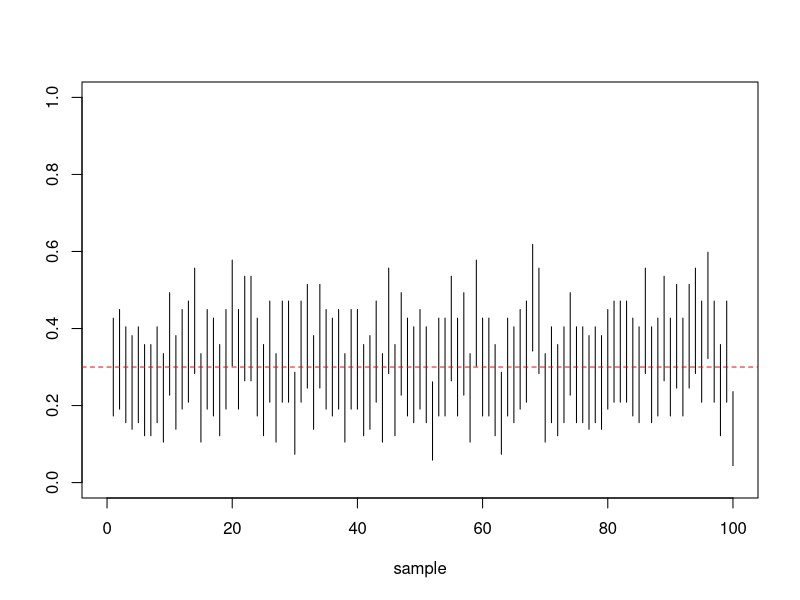
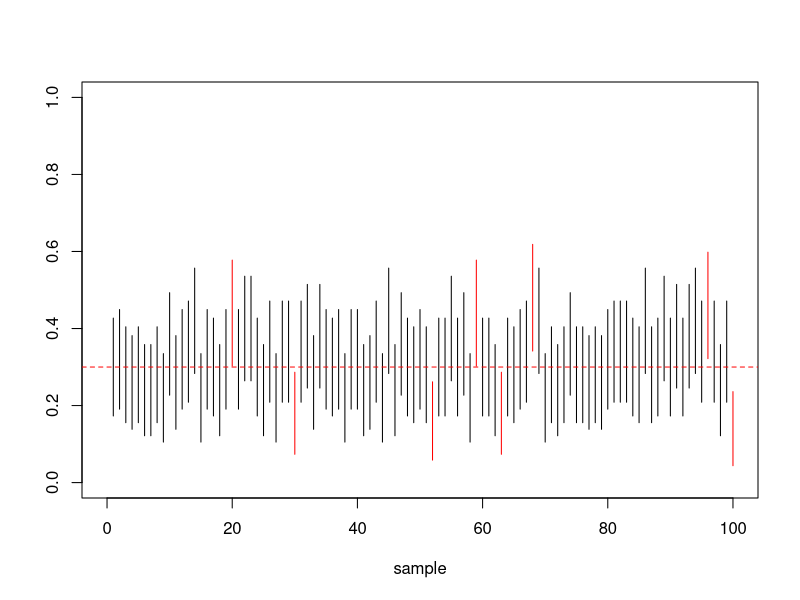
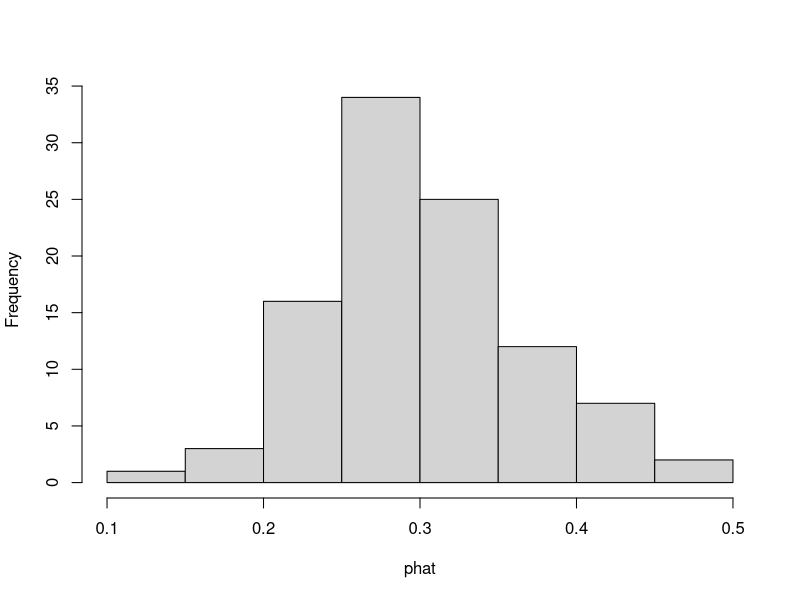
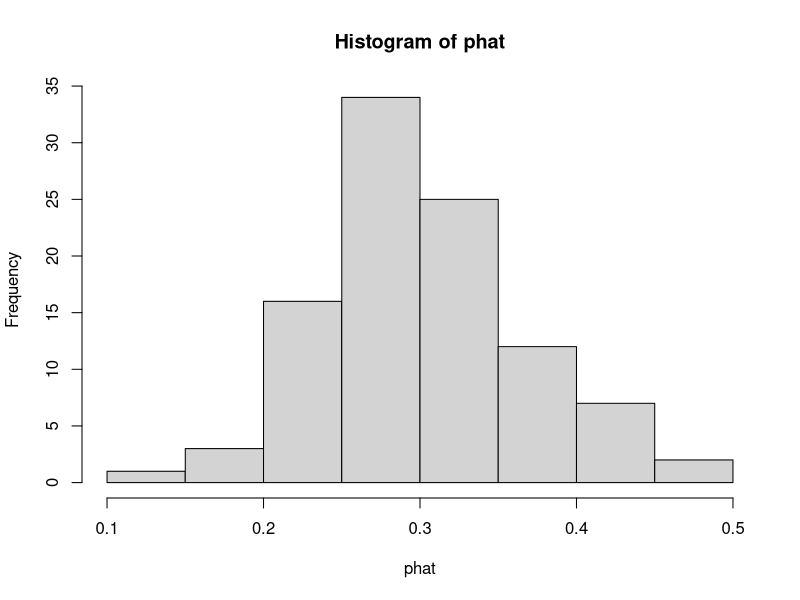
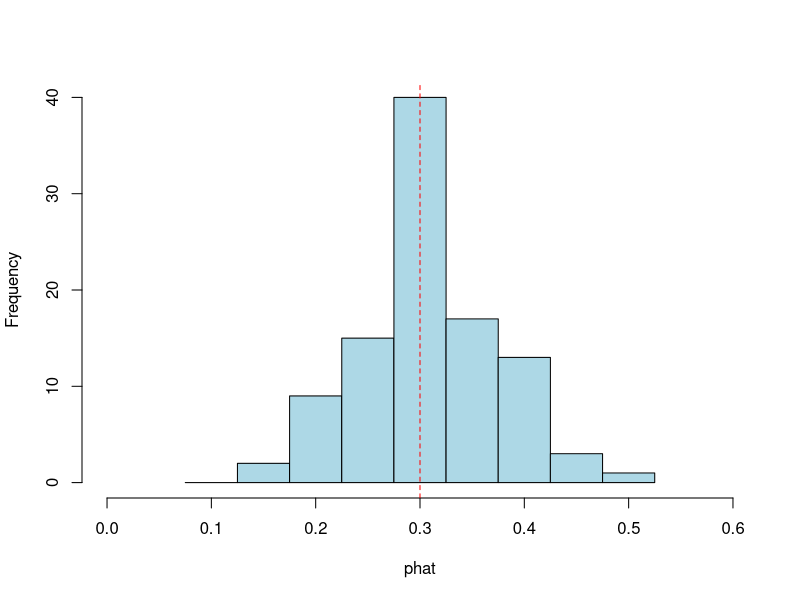

The R source for these figures, in order:
# exercise1.r

set.seed(1)
# create the population
p = 0.30
N = 1000
population = rbinom(N,1,p)
table(population)

# collect a sample
n = 50
# row numbers
id = sample(1:N,n)
# row values (0 or 1)
obs = population[id]

# CI from the sample
alpha = 0.05
z_alpha = qnorm(1-alpha/2)
z_alpha

# find phat and its standard deviation
table(obs)
phat = 20/50

sdev = sqrt(phat*(1-phat)/n)
sdev

# the confidence interval
lb = phat - z_alpha*sdev
ub = phat + z_alpha*sdev
c(lb,ub)
# 0.2642097 0.5357903
# this CI covers p = 0.30

# using binom.test 
binom.test(20,50,0.30)
binom.test(20,50,0.30)$conf.int
# 0.2640784 0.5482060

# confidence intervals found by hand and by using binom.test agree

# Many confidence intervals
M = 100
lb = rep(0,M)
ub = rep(0,M)
phat = rep(0,M)

for(i in 1:M)
{
  id = sample(1:N,n)
  obs = population[id]
  ob_successes = table(obs)[2]
  phat[i] = ob_successes/n
  sdev = sqrt(phat[i]*(1-phat[i])/n)
  lb[i] = phat[i] - z_alpha*sdev
  ub[i] = phat[i] + z_alpha*sdev
}

i = 1:M
d1 = data.frame(i,lb,ub)
head(d1)

# plot CIs
plot(ub~i,xlim=c(0,M),ylim=c(0,1),ylab='',xlab='sample',type = 'n')
segments(i,lb,i,ub)
abline(h=0.30,col='red',lty=2)

# show CIs that fail to cover p=0.3
color = rep('black',M)
# rows of CIs that fail to cover p
idx = NULL

for(i in 1:M)
{
  if(0.3 < lb[i] | 0.3 > ub[i])
  {
    color[i] = 'red'
    idx = c(idx,i)
  }
}

table(color)
# there are 8 red colored CIs

# CIs that failed are in rows
idx
# see the CIs that failed
d1[idx,]


# plot CIs with those that failed
i = 1:M
plot(ub~i,xlim=c(0,M),ylim=c(0,1),ylab='',xlab='sample',type = 'n')
segments(i,lb,i,ub,col=color)
abline(h=0.30,col='red',lty=2)

# histogram of phat values
hist(phat,main='')
# to center the histogram
h1 = hist(phat)
h1$breaks
# change the breaks
aux = seq(0.075,0.525,0.05)
aux
hist(phat,breaks = aux, col='lightblue', xlim = c(0,0.6),main='')
abline(v=0.3,col='red',lty=2)

summary(phat)

















